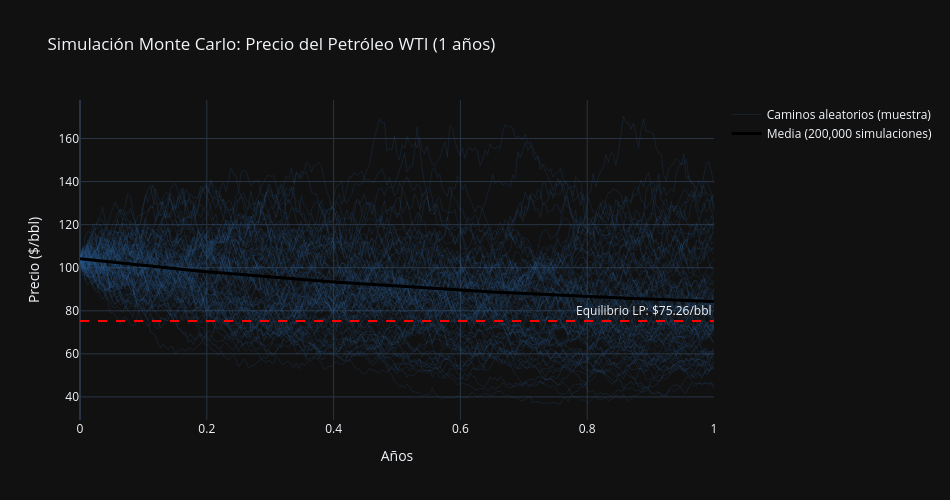

Write notebook code for a chart like this one.
### Code cell
# ------------------------------------------------------------------------------
# GRÁFICA 1: Trayectorias de Monte Carlo - Petróleo WTI
# ------------------------------------------------------------------------------
fig_oil = go.Figure()

# Caminos individuales (en gris/azul translúcido para no saturar)
for i in range(n_paths_plot):
    fig_oil.add_trace(
        go.Scatter(
            x=time_grid,
            y=P_oil_paths[:, i],
            mode='lines',
            line=dict(color='rgba(43, 92, 143, 0.20)', width=1),
            showlegend=(i == 0),
            name='Caminos aleatorios (muestra)',
            hoverinfo='skip',
        )
    )

# Media de las N_SIMS simulaciones
fig_oil.add_trace(
    go.Scatter(
        x=time_grid,
        y=P_oil_paths.mean(axis=1),
        mode='lines',
        line=dict(color='black', width=3),
        name=f'Media ({N_SIMS:,} simulaciones)',
    )
)

# Nivel de equilibrio de largo plazo
fig_oil.add_hline(
    y=oil_params['eq_price'],
    line_dash='dash',
    line_color='red',
    line_width=2,
    annotation_text=f"Equilibrio LP: ${oil_params['eq_price']:.2f}/bbl",
    annotation_position='top right',
)

fig_oil.update_layout(
    title=f'Simulación Monte Carlo: Precio del Petróleo WTI ({N_YEARS} años)',
    xaxis_title='Años',
    yaxis_title='Precio ($/bbl)',
    template='plotly_dark',
    width=950,
    height=500,
    hovermode='x unified',
)
fig_oil.show()

### Figure 1 — Plotly figure (JSON) as saved in the notebook; plotly's stock layout.template omitted (floating-point values rounded to 4 significant figures; data arrays with more than 128 entries replaced by an {"elided": "..."} marker saying what was removed)
{"data": [{"hoverinfo": "skip", "line": {"color": "rgba(43, 92, 143, 0.20)", "width": 1}, "mode": "lines", "name": "Caminos aleatorios (muestra)", "showlegend": true, "type": "scatter", "x": {"elided": "253 float values"}, "y": {"elided": "253 float values"}}, {"hoverinfo": "skip", "line": {"color": "rgba(43, 92, 143, 0.20)", "width": 1}, "mode": "lines", "name": "Caminos aleatorios (muestra)", "showlegend": false, "type": "scatter", "x": {"elided": "253 float values"}, "y": {"elided": "253 float values"}}, {"hoverinfo": "skip", "line": {"color": "rgba(43, 92, 143, 0.20)", "width": 1}, "mode": "lines", "name": "Caminos aleatorios (muestra)", "showlegend": false, "type": "scatter", "x": {"elided": "253 float values"}, "y": {"elided": "253 float values"}}, {"hoverinfo": "skip", "line": {"color": "rgba(43, 92, 143, 0.20)", "width": 1}, "mode": "lines", "name": "Caminos aleatorios (muestra)", "showlegend": false, "type": "scatter", "x": {"elided": "253 float values"}, "y": {"elided": "253 float values"}}, {"hoverinfo": "skip", "line": {"color": "rgba(43, 92, 143, 0.20)", "width": 1}, "mode": "lines", "name": "Caminos aleatorios (muestra)", "showlegend": false, "type": "scatter", "x": {"elided": "253 float values"}, "y": {"elided": "253 float values"}}, {"hoverinfo": "skip", "line": {"color": "rgba(43, 92, 143, 0.20)", "width": 1}, "mode": "lines", "name": "Caminos aleatorios (muestra)", "showlegend": false, "type": "scatter", "x": {"elided": "253 float values"}, "y": {"elided": "253 float values"}}, {"hoverinfo": "skip", "line": {"color": "rgba(43, 92, 143, 0.20)", "width": 1}, "mode": "lines", "name": "Caminos aleatorios (muestra)", "showlegend": false, "type": "scatter", "x": {"elided": "253 float values"}, "y": {"elided": "253 float values"}}, {"hoverinfo": "skip", "line": {"color": "rgba(43, 92, 143, 0.20)", "width": 1}, "mode": "lines", "name": "Caminos aleatorios (muestra)", "showlegend": false, "type": "scatter", "x": {"elided": "253 float values"}, "y": {"elided": "253 float values"}}, {"hoverinfo": "skip", "line": {"color": "rgba(43, 92, 143, 0.20)", "width": 1}, "mode": "lines", "name": "Caminos aleatorios (muestra)", "showlegend": false, "type": "scatter", "x": {"elided": "253 float values"}, "y": {"elided": "253 float values"}}, {"hoverinfo": "skip", "line": {"color": "rgba(43, 92, 143, 0.20)", "width": 1}, "mode": "lines", "name": "Caminos aleatorios (muestra)", "showlegend": false, "type": "scatter", "x": {"elided": "253 float values"}, "y": {"elided": "253 float values"}}, {"hoverinfo": "skip", "line": {"color": "rgba(43, 92, 143, 0.20)", "width": 1}, "mode": "lines", "name": "Caminos aleatorios (muestra)", "showlegend": false, "type": "scatter", "x": {"elided": "253 float values"}, "y": {"elided": "253 float values"}}, {"hoverinfo": "skip", "line": {"color": "rgba(43, 92, 143, 0.20)", "width": 1}, "mode": "lines", "name": "Caminos aleatorios (muestra)", "showlegend": false, "type": "scatter", "x": {"elided": "253 float values"}, "y": {"elided": "253 float values"}}, {"hoverinfo": "skip", "line": {"color": "rgba(43, 92, 143, 0.20)", "width": 1}, "mode": "lines", "name": "Caminos aleatorios (muestra)", "showlegend": false, "type": "scatter", "x": {"elided": "253 float values"}, "y": {"elided": "253 float values"}}, {"hoverinfo": "skip", "line": {"color": "rgba(43, 92, 143, 0.20)", "width": 1}, "mode": "lines", "name": "Caminos aleatorios (muestra)", "showlegend": false, "type": "scatter", "x": {"elided": "253 float values"}, "y": {"elided": "253 float values"}}, {"hoverinfo": "skip", "line": {"color": "rgba(43, 92, 143, 0.20)", "width": 1}, "mode": "lines", "name": "Caminos aleatorios (muestra)", "showlegend": false, "type": "scatter", "x": {"elided": "253 float values"}, "y": {"elided": "253 float values"}}, {"hoverinfo": "skip", "line": {"color": "rgba(43, 92, 143, 0.20)", "width": 1}, "mode": "lines", "name": "Caminos aleatorios (muestra)", "showlegend": false, "type": "scatter", "x": {"elided": "253 float values"}, "y": {"elided": "253 float values"}}, {"hoverinfo": "skip", "line": {"color": "rgba(43, 92, 143, 0.20)", "width": 1}, "mode": "lines", "name": "Caminos aleatorios (muestra)", "showlegend": false, "type": "scatter", "x": {"elided": "253 float values"}, "y": {"elided": "253 float values"}}, {"hoverinfo": "skip", "line": {"color": "rgba(43, 92, 143, 0.20)", "width": 1}, "mode": "lines", "name": "Caminos aleatorios (muestra)", "showlegend": false, "type": "scatter", "x": {"elided": "253 float values"}, "y": {"elided": "253 float values"}}, {"hoverinfo": "skip", "line": {"color": "rgba(43, 92, 143, 0.20)", "width": 1}, "mode": "lines", "name": "Caminos aleatorios (muestra)", "showlegend": false, "type": "scatter", "x": {"elided": "253 float values"}, "y": {"elided": "253 float values"}}, {"hoverinfo": "skip", "line": {"color": "rgba(43, 92, 143, 0.20)", "width": 1}, "mode": "lines", "name": "Caminos aleatorios (muestra)", "showlegend": false, "type": "scatter", "x": {"elided": "253 float values"}, "y": {"elided": "253 float values"}}, {"hoverinfo": "skip", "line": {"color": "rgba(43, 92, 143, 0.20)", "width": 1}, "mode": "lines", "name": "Caminos aleatorios (muestra)", "showlegend": false, "type": "scatter", "x": {"elided": "253 float values"}, "y": {"elided": "253 float values"}}, {"hoverinfo": "skip", "line": {"color": "rgba(43, 92, 143, 0.20)", "width": 1}, "mode": "lines", "name": "Caminos aleatorios (muestra)", "showlegend": false, "type": "scatter", "x": {"elided": "253 float values"}, "y": {"elided": "253 float values"}}, {"hoverinfo": "skip", "line": {"color": "rgba(43, 92, 143, 0.20)", "width": 1}, "mode": "lines", "name": "Caminos aleatorios (muestra)", "showlegend": false, "type": "scatter", "x": {"elided": "253 float values"}, "y": {"elided": "253 float values"}}, {"hoverinfo": "skip", "line": {"color": "rgba(43, 92, 143, 0.20)", "width": 1}, "mode": "lines", "name": "Caminos aleatorios (muestra)", "showlegend": false, "type": "scatter", "x": {"elided": "253 float values"}, "y": {"elided": "253 float values"}}, {"hoverinfo": "skip", "line": {"color": "rgba(43, 92, 143, 0.20)", "width": 1}, "mode": "lines", "name": "Caminos aleatorios (muestra)", "showlegend": false, "type": "scatter", "x": {"elided": "253 float values"}, "y": {"elided": "253 float values"}}, {"hoverinfo": "skip", "line": {"color": "rgba(43, 92, 143, 0.20)", "width": 1}, "mode": "lines", "name": "Caminos aleatorios (muestra)", "showlegend": false, "type": "scatter", "x": {"elided": "253 float values"}, "y": {"elided": "253 float values"}}, {"hoverinfo": "skip", "line": {"color": "rgba(43, 92, 143, 0.20)", "width": 1}, "mode": "lines", "name": "Caminos aleatorios (muestra)", "showlegend": false, "type": "scatter", "x": {"elided": "253 float values"}, "y": {"elided": "253 float values"}}, {"hoverinfo": "skip", "line": {"color": "rgba(43, 92, 143, 0.20)", "width": 1}, "mode": "lines", "name": "Caminos aleatorios (muestra)", "showlegend": false, "type": "scatter", "x": {"elided": "253 float values"}, "y": {"elided": "253 float values"}}, {"hoverinfo": "skip", "line": {"color": "rgba(43, 92, 143, 0.20)", "width": 1}, "mode": "lines", "name": "Caminos aleatorios (muestra)", "showlegend": false, "type": "scatter", "x": {"elided": "253 float values"}, "y": {"elided": "253 float values"}}, {"hoverinfo": "skip", "line": {"color": "rgba(43, 92, 143, 0.20)", "width": 1}, "mode": "lines", "name": "Caminos aleatorios (muestra)", "showlegend": false, "type": "scatter", "x": {"elided": "253 float values"}, "y": {"elided": "253 float values"}}, {"hoverinfo": "skip", "line": {"color": "rgba(43, 92, 143, 0.20)", "width": 1}, "mode": "lines", "name": "Caminos aleatorios (muestra)", "showlegend": false, "type": "scatter", "x": {"elided": "253 float values"}, "y": {"elided": "253 float values"}}, {"hoverinfo": "skip", "line": {"color": "rgba(43, 92, 143, 0.20)", "width": 1}, "mode": "lines", "name": "Caminos aleatorios (muestra)", "showlegend": false, "type": "scatter", "x": {"elided": "253 float values"}, "y": {"elided": "253 float values"}}, {"hoverinfo": "skip", "line": {"color": "rgba(43, 92, 143, 0.20)", "width": 1}, "mode": "lines", "name": "Caminos aleatorios (muestra)", "showlegend": false, "type": "scatter", "x": {"elided": "253 float values"}, "y": {"elided": "253 float values"}}, {"hoverinfo": "skip", "line": {"color": "rgba(43, 92, 143, 0.20)", "width": 1}, "mode": "lines", "name": "Caminos aleatorios (muestra)", "showlegend": false, "type": "scatter", "x": {"elided": "253 float values"}, "y": {"elided": "253 float values"}}, {"hoverinfo": "skip", "line": {"color": "rgba(43, 92, 143, 0.20)", "width": 1}, "mode": "lines", "name": "Caminos aleatorios (muestra)", "showlegend": false, "type": "scatter", "x": {"elided": "253 float values"}, "y": {"elided": "253 float values"}}, {"hoverinfo": "skip", "line": {"color": "rgba(43, 92, 143, 0.20)", "width": 1}, "mode": "lines", "name": "Caminos aleatorios (muestra)", "showlegend": false, "type": "scatter", "x": {"elided": "253 float values"}, "y": {"elided": "253 float values"}}, {"hoverinfo": "skip", "line": {"color": "rgba(43, 92, 143, 0.20)", "width": 1}, "mode": "lines", "name": "Caminos aleatorios (muestra)", "showlegend": false, "type": "scatter", "x": {"elided": "253 float values"}, "y": {"elided": "253 float values"}}, {"hoverinfo": "skip", "line": {"color": "rgba(43, 92, 143, 0.20)", "width": 1}, "mode": "lines", "name": "Caminos aleatorios (muestra)", "showlegend": false, "type": "scatter", "x": {"elided": "253 float values"}, "y": {"elided": "253 float values"}}, {"hoverinfo": "skip", "line": {"color": "rgba(43, 92, 143, 0.20)", "width": 1}, "mode": "lines", "name": "Caminos aleatorios (muestra)", "showlegend": false, "type": "scatter", "x": {"elided": "253 float values"}, "y": {"elided": "253 float values"}}, {"hoverinfo": "skip", "line": {"color": "rgba(43, 92, 143, 0.20)", "width": 1}, "mode": "lines", "name": "Caminos aleatorios (muestra)", "showlegend": false, "type": "scatter", "x": {"elided": "253 float values"}, "y": {"elided": "253 float values"}}, {"hoverinfo": "skip", "line": {"color": "rgba(43, 92, 143, 0.20)", "width": 1}, "mode": "lines", "name": "Caminos aleatorios (muestra)", "showlegend": false, "type": "scatter", "x": {"elided": "253 float values"}, "y": {"elided": "253 float values"}}, {"hoverinfo": "skip", "line": {"color": "rgba(43, 92, 143, 0.20)", "width": 1}, "mode": "lines", "name": "Caminos aleatorios (muestra)", "showlegend": false, "type": "scatter", "x": {"elided": "253 float values"}, "y": {"elided": "253 float values"}}, {"hoverinfo": "skip", "line": {"color": "rgba(43, 92, 143, 0.20)", "width": 1}, "mode": "lines", "name": "Caminos aleatorios (muestra)", "showlegend": false, "type": "scatter", "x": {"elided": "253 float values"}, "y": {"elided": "253 float values"}}, {"hoverinfo": "skip", "line": {"color": "rgba(43, 92, 143, 0.20)", "width": 1}, "mode": "lines", "name": "Caminos aleatorios (muestra)", "showlegend": false, "type": "scatter", "x": {"elided": "253 float values"}, "y": {"elided": "253 float values"}}, {"hoverinfo": "skip", "line": {"color": "rgba(43, 92, 143, 0.20)", "width": 1}, "mode": "lines", "name": "Caminos aleatorios (muestra)", "showlegend": false, "type": "scatter", "x": {"elided": "253 float values"}, "y": {"elided": "253 float values"}}, {"hoverinfo": "skip", "line": {"color": "rgba(43, 92, 143, 0.20)", "width": 1}, "mode": "lines", "name": "Caminos aleatorios (muestra)", "showlegend": false, "type": "scatter", "x": {"elided": "253 float values"}, "y": {"elided": "253 float values"}}, {"hoverinfo": "skip", "line": {"color": "rgba(43, 92, 143, 0.20)", "width": 1}, "mode": "lines", "name": "Caminos aleatorios (muestra)", "showlegend": false, "type": "scatter", "x": {"elided": "253 float values"}, "y": {"elided": "253 float values"}}, {"hoverinfo": "skip", "line": {"color": "rgba(43, 92, 143, 0.20)", "width": 1}, "mode": "lines", "name": "Caminos aleatorios (muestra)", "showlegend": false, "type": "scatter", "x": {"elided": "253 float values"}, "y": {"elided": "253 float values"}}, {"hoverinfo": "skip", "line": {"color": "rgba(43, 92, 143, 0.20)", "width": 1}, "mode": "lines", "name": "Caminos aleatorios (muestra)", "showlegend": false, "type": "scatter", "x": {"elided": "253 float values"}, "y": {"elided": "253 float values"}}, {"hoverinfo": "skip", "line": {"color": "rgba(43, 92, 143, 0.20)", "width": 1}, "mode": "lines", "name": "Caminos aleatorios (muestra)", "showlegend": false, "type": "scatter", "x": {"elided": "253 float values"}, "y": {"elided": "253 float values"}}, {"hoverinfo": "skip", "line": {"color": "rgba(43, 92, 143, 0.20)", "width": 1}, "mode": "lines", "name": "Caminos aleatorios (muestra)", "showlegend": false, "type": "scatter", "x": {"elided": "253 float values"}, "y": {"elided": "253 float values"}}, {"hoverinfo": "skip", "line": {"color": "rgba(43, 92, 143, 0.20)", "width": 1}, "mode": "lines", "name": "Caminos aleatorios (muestra)", "showlegend": false, "type": "scatter", "x": {"elided": "253 float values"}, "y": {"elided": "253 float values"}}, {"hoverinfo": "skip", "line": {"color": "rgba(43, 92, 143, 0.20)", "width": 1}, "mode": "lines", "name": "Caminos aleatorios (muestra)", "showlegend": false, "type": "scatter", "x": {"elided": "253 float values"}, "y": {"elided": "253 float values"}}, {"hoverinfo": "skip", "line": {"color": "rgba(43, 92, 143, 0.20)", "width": 1}, "mode": "lines", "name": "Caminos aleatorios (muestra)", "showlegend": false, "type": "scatter", "x": {"elided": "253 float values"}, "y": {"elided": "253 float values"}}, {"hoverinfo": "skip", "line": {"color": "rgba(43, 92, 143, 0.20)", "width": 1}, "mode": "lines", "name": "Caminos aleatorios (muestra)", "showlegend": false, "type": "scatter", "x": {"elided": "253 float values"}, "y": {"elided": "253 float values"}}, {"hoverinfo": "skip", "line": {"color": "rgba(43, 92, 143, 0.20)", "width": 1}, "mode": "lines", "name": "Caminos aleatorios (muestra)", "showlegend": false, "type": "scatter", "x": {"elided": "253 float values"}, "y": {"elided": "253 float values"}}, {"hoverinfo": "skip", "line": {"color": "rgba(43, 92, 143, 0.20)", "width": 1}, "mode": "lines", "name": "Caminos aleatorios (muestra)", "showlegend": false, "type": "scatter", "x": {"elided": "253 float values"}, "y": {"elided": "253 float values"}}, {"hoverinfo": "skip", "line": {"color": "rgba(43, 92, 143, 0.20)", "width": 1}, "mode": "lines", "name": "Caminos aleatorios (muestra)", "showlegend": false, "type": "scatter", "x": {"elided": "253 float values"}, "y": {"elided": "253 float values"}}, {"hoverinfo": "skip", "line": {"color": "rgba(43, 92, 143, 0.20)", "width": 1}, "mode": "lines", "name": "Caminos aleatorios (muestra)", "showlegend": false, "type": "scatter", "x": {"elided": "253 float values"}, "y": {"elided": "253 float values"}}, {"hoverinfo": "skip", "line": {"color": "rgba(43, 92, 143, 0.20)", "width": 1}, "mode": "lines", "name": "Caminos aleatorios (muestra)", "showlegend": false, "type": "scatter", "x": {"elided": "253 float values"}, "y": {"elided": "253 float values"}}, {"hoverinfo": "skip", "line": {"color": "rgba(43, 92, 143, 0.20)", "width": 1}, "mode": "lines", "name": "Caminos aleatorios (muestra)", "showlegend": false, "type": "scatter", "x": {"elided": "253 float values"}, "y": {"elided": "253 float values"}}, {"hoverinfo": "skip", "line": {"color": "rgba(43, 92, 143, 0.20)", "width": 1}, "mode": "lines", "name": "Caminos aleatorios (muestra)", "showlegend": false, "type": "scatter", "x": {"elided": "253 float values"}, "y": {"elided": "253 float values"}}, {"hoverinfo": "skip", "line": {"color": "rgba(43, 92, 143, 0.20)", "width": 1}, "mode": "lines", "name": "Caminos aleatorios (muestra)", "showlegend": false, "type": "scatter", "x": {"elided": "253 float values"}, "y": {"elided": "253 float values"}}, {"hoverinfo": "skip", "line": {"color": "rgba(43, 92, 143, 0.20)", "width": 1}, "mode": "lines", "name": "Caminos aleatorios (muestra)", "showlegend": false, "type": "scatter", "x": {"elided": "253 float values"}, "y": {"elided": "253 float values"}}, {"hoverinfo": "skip", "line": {"color": "rgba(43, 92, 143, 0.20)", "width": 1}, "mode": "lines", "name": "Caminos aleatorios (muestra)", "showlegend": false, "type": "scatter", "x": {"elided": "253 float values"}, "y": {"elided": "253 float values"}}, {"hoverinfo": "skip", "line": {"color": "rgba(43, 92, 143, 0.20)", "width": 1}, "mode": "lines", "name": "Caminos aleatorios (muestra)", "showlegend": false, "type": "scatter", "x": {"elided": "253 float values"}, "y": {"elided": "253 float values"}}, {"hoverinfo": "skip", "line": {"color": "rgba(43, 92, 143, 0.20)", "width": 1}, "mode": "lines", "name": "Caminos aleatorios (muestra)", "showlegend": false, "type": "scatter", "x": {"elided": "253 float values"}, "y": {"elided": "253 float values"}}, {"hoverinfo": "skip", "line": {"color": "rgba(43, 92, 143, 0.20)", "width": 1}, "mode": "lines", "name": "Caminos aleatorios (muestra)", "showlegend": false, "type": "scatter", "x": {"elided": "253 float values"}, "y": {"elided": "253 float values"}}, {"hoverinfo": "skip", "line": {"color": "rgba(43, 92, 143, 0.20)", "width": 1}, "mode": "lines", "name": "Caminos aleatorios (muestra)", "showlegend": false, "type": "scatter", "x": {"elided": "253 float values"}, "y": {"elided": "253 float values"}}, {"hoverinfo": "skip", "line": {"color": "rgba(43, 92, 143, 0.20)", "width": 1}, "mode": "lines", "name": "Caminos aleatorios (muestra)", "showlegend": false, "type": "scatter", "x": {"elided": "253 float values"}, "y": {"elided": "253 float values"}}, {"hoverinfo": "skip", "line": {"color": "rgba(43, 92, 143, 0.20)", "width": 1}, "mode": "lines", "name": "Caminos aleatorios (muestra)", "showlegend": false, "type": "scatter", "x": {"elided": "253 float values"}, "y": {"elided": "253 float values"}}, {"hoverinfo": "skip", "line": {"color": "rgba(43, 92, 143, 0.20)", "width": 1}, "mode": "lines", "name": "Caminos aleatorios (muestra)", "showlegend": false, "type": "scatter", "x": {"elided": "253 float values"}, "y": {"elided": "253 float values"}}, {"hoverinfo": "skip", "line": {"color": "rgba(43, 92, 143, 0.20)", "width": 1}, "mode": "lines", "name": "Caminos aleatorios (muestra)", "showlegend": false, "type": "scatter", "x": {"elided": "253 float values"}, "y": {"elided": "253 float values"}}, {"hoverinfo": "skip", "line": {"color": "rgba(43, 92, 143, 0.20)", "width": 1}, "mode": "lines", "name": "Caminos aleatorios (muestra)", "showlegend": false, "type": "scatter", "x": {"elided": "253 float values"}, "y": {"elided": "253 float values"}}, {"hoverinfo": "skip", "line": {"color": "rgba(43, 92, 143, 0.20)", "width": 1}, "mode": "lines", "name": "Caminos aleatorios (muestra)", "showlegend": false, "type": "scatter", "x": {"elided": "253 float values"}, "y": {"elided": "253 float values"}}, {"hoverinfo": "skip", "line": {"color": "rgba(43, 92, 143, 0.20)", "width": 1}, "mode": "lines", "name": "Caminos aleatorios (muestra)", "showlegend": false, "type": "scatter", "x": {"elided": "253 float values"}, "y": {"elided": "253 float values"}}, {"hoverinfo": "skip", "line": {"color": "rgba(43, 92, 143, 0.20)", "width": 1}, "mode": "lines", "name": "Caminos aleatorios (muestra)", "showlegend": false, "type": "scatter", "x": {"elided": "253 float values"}, "y": {"elided": "253 float values"}}, {"hoverinfo": "skip", "line": {"color": "rgba(43, 92, 143, 0.20)", "width": 1}, "mode": "lines", "name": "Caminos aleatorios (muestra)", "showlegend": false, "type": "scatter", "x": {"elided": "253 float values"}, "y": {"elided": "253 float values"}}, {"hoverinfo": "skip", "line": {"color": "rgba(43, 92, 143, 0.20)", "width": 1}, "mode": "lines", "name": "Caminos aleatorios (muestra)", "showlegend": false, "type": "scatter", "x": {"elided": "253 float values"}, "y": {"elided": "253 float values"}}, {"hoverinfo": "skip", "line": {"color": "rgba(43, 92, 143, 0.20)", "width": 1}, "mode": "lines", "name": "Caminos aleatorios (muestra)", "showlegend": false, "type": "scatter", "x": {"elided": "253 float values"}, "y": {"elided": "253 float values"}}, {"line": {"color": "black", "width": 3}, "mode": "lines", "name": "Media (200,000 simulaciones)", "type": "scatter", "x": {"elided": "253 float values"}, "y": {"elided": "253 float values"}}], "layout": {"annotations": [{"showarrow": false, "text": "Equilibrio LP: $75.26/bbl", "x": 1, "xanchor": "right", "xref": "x domain", "y": 75.26, "yanchor": "bottom", "yref": "y"}], "height": 500, "hovermode": "x unified", "shapes": [{"line": {"color": "red", "dash": "dash", "width": 2}, "type": "line", "x0": 0, "x1": 1, "xref": "x domain", "y0": 75.26, "y1": 75.26, "yref": "y"}], "title": {"text": "Simulación Monte Carlo: Precio del Petróleo WTI (1 años)"}, "width": 950, "xaxis": {"title": {"text": "Años"}}, "yaxis": {"title": {"text": "Precio ($/bbl)"}}}}
